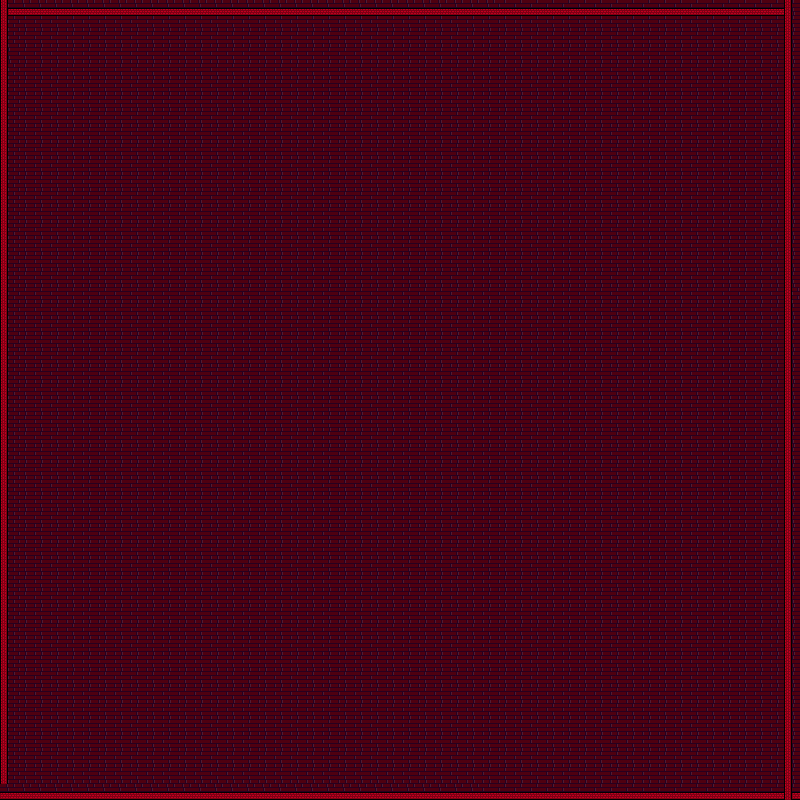

This is a level from a 2D game, rendered from its Tiled map with the project's own tilesets. A one-line summary and the map file follow, with tile-layer data summarised:
An orthogonal 50x50 tile map with 16x16 px tiles, 2 tile layers (floor, wals), 3 tilesets and 7 objects (4x solid, 2, enemy, player).

<map version="1.8" tiledversion="1.8.4" orientation="orthogonal" renderorder="right-down" width="50" height="50" tilewidth="16" tileheight="16" infinite="0" nextlayerid="4" nextobjectid="60">
 <tileset firstgid="1" name="bacground0" tilewidth="16" tileheight="16" tilecount="1344" columns="56">
  <image source="resources/assets/Floor_tiles/bacground0.png" width="896" height="384" />
 </tileset>
 <tileset firstgid="1345" source="resources/sprWallBrickH.tsx" />
 <tileset firstgid="1346" source="resources/sprWallBrickV.tsx" />
 <layer id="3" name="floor" width="50" height="50">
  <data>[2500 cells, 2500 non-empty, 3 distinct tile ids]</data>
 </layer>
 <layer id="1" name="wals" width="50" height="50">
  <data>[2500 cells, 2500 non-empty, 3 distinct tile ids]</data>
 </layer>
 <objectgroup id="2" name="collision">
  <object id="3" name="solid" x="-0.983768" y="0.0649287" width="801.755" height="14.7241" />
  <object id="6" name="solid" x="1.1225" y="784.638" width="801.755" height="14.7241" />
  <object id="7" name="solid" x="785.122" y="16.638" width="22.755" height="772.724" />
  <object id="8" name="solid" x="-7.3775" y="14.638" width="22.755" height="772.724" />
  <object id="56" name="endGame" type="2" x="679" y="696" width="66" height="56" />
  <object id="57" name="1" type="enemy" x="613" y="245" width="32" height="32">
   <properties>
    <property name="weaponName" value="shotgun" />
   </properties>
  </object>
  <object id="58" name="player" x="155" y="330" width="32" height="32">
   <properties>
    <property name="weaponName" value="pipe" />
   </properties>
  </object>
 </objectgroup>
</map>
